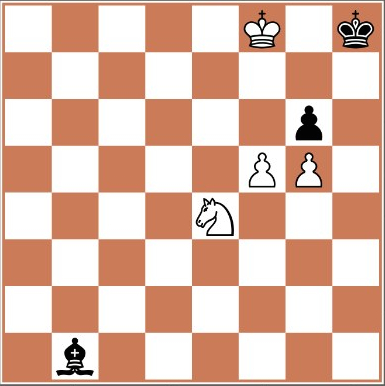
#> input picture images/board1.jpg, 385 x 386 px
$ python hough.py
#> lines starting #> are read from the running program, lines starting #| are printed output that depends on the picture; after the words box and inside, x2 and y2 are one past the last pixel; in counts of white or black regions, pixels touching at a corner belong together
import cv2
import numpy as np

from matplotlib import pyplot as plt

def subplot(ix, img, title):
    plt.subplot(ix)
    plt.imshow(img, cmap = "gray")
    plt.title(title)
    plt.xticks([])
    plt.yticks([])

img = cv2.imread("images/board1.jpg")
#> img is the input picture: shape (386, 385, 3); mean B, G, R 167.3, 184.5, 222.4
gray = cv2.cvtColor(img, cv2.COLOR_BGR2GRAY)
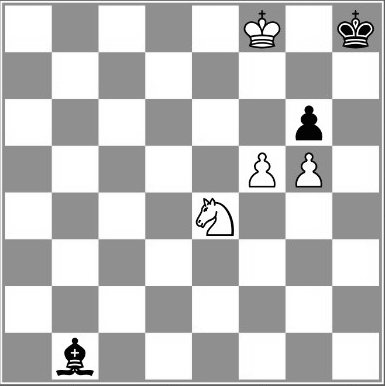
#> gray: shape (386, 385); min 2, max 255, mean 193.9
edges = cv2.Canny(gray, 50, 150, apertureSize = 3)
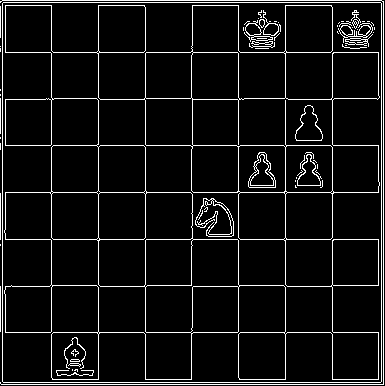
#> edges: shape (386, 385); 7.1% white in thin lines or dots

lines = cv2.HoughLines(edges, 1, np.pi/180, 200)
#> lines = 18 rows, first 8: [383, 0], [384, 1.57], [2, 0], [381, 0], [0, 1.57], [2, 1.57], [382, 1.57], [285, 0]

with_lines = np.copy(img)

for rho, theta in lines[0]:
    a = np.cos(theta)
    b = np.sin(theta)
    x0 = a*rho
    y0 = b*rho
    x1 = int(x0 + 1000*(-b))
    y1 = int(y0 + 1000*(a))
    x2 = int(x0 - 1000*(-b))
    y2 = int(y0 - 1000*(a))

    print (x1, y1)

    cv2.line(with_lines, (x1,y1), (x2,y2), (255,0,0), 3)
#> this loop made 1 pass
#> (rho, theta, a, b, x0, y0, x1, y1) on pass 1: (383, 0, 1, 0, 383, 0, 383, 1000)
#| 383 1000
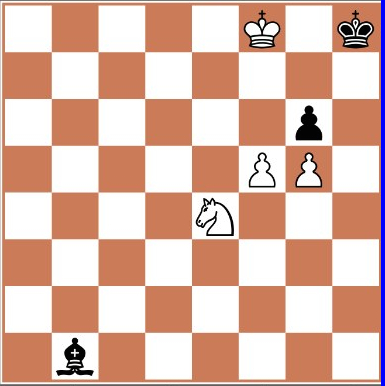
#> with_lines: shape (386, 385, 3); 1.04% of pixels changed, all inside (x1, y1, x2, y2) = (381, 0, 385, 386)

# hough_lines = edges

subplot(131, img, "Original image")
subplot(132, edges, "Edges")
subplot(133, with_lines, "Hough lines")

plt.show()
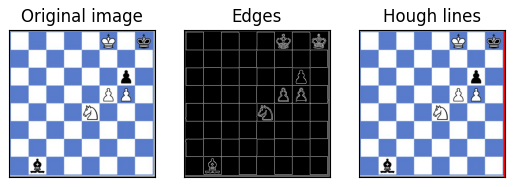
#> figure drawn by matplotlib, 3 panels; B, G, R data is drawn as R, G, B
